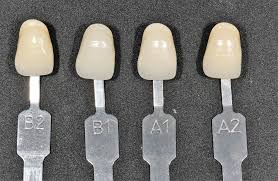
#> input picture proje/images.jpeg, 278 x 181 px
$ jupyter execute disdetectetme.ipynb
#> lines starting #> are read from the running program, lines starting #| are printed output that depends on the picture; after the words box and inside, x2 and y2 are one past the last pixel; in counts of white or black regions, pixels touching at a corner belong together
[cell 1]
import cv2
import numpy as np
import pandas as pd

# Vita renk skalası dosyasını yükleyin
csv = pd.read_csv('detailed_vita.csv')
#> (reads proje/detailed_vita.csv from the repository)

# En yakın rengi bulmak için kullanılan fonksiyon
def getColorName(R, G, B):
    minimum = 10000
    cname = "Unknown"
    for i in range(len(csv)):
        d = abs(R - int(csv.loc[i, "R"])) + abs(G - int(csv.loc[i, "G"])) + abs(B - int(csv.loc[i, "B"]))
        if d <= minimum:
            minimum = d
            cname = csv.loc[i, "color_name"]
    return cname

# Resmi yükleyin
img_path = "images.jpeg"
img = cv2.imread(img_path)
#> img is the input picture: shape (181, 278, 3); mean B, G, R 110.9, 113.8, 115.3
img_resized = cv2.resize(img, (800, 400))  # Görüntüyü yeniden boyutlandırın
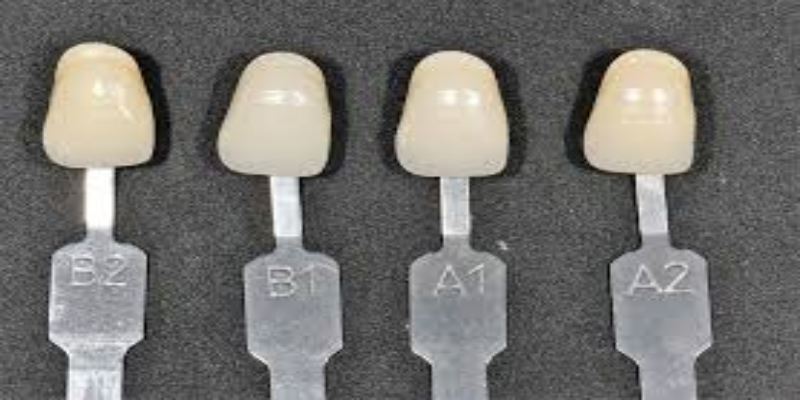
#> img_resized: shape (400, 800, 3); mean B, G, R 110.7, 113.7, 115.2

# Gri tonlamalı resme dönüştürün
gray = cv2.cvtColor(img_resized, cv2.COLOR_BGR2GRAY)
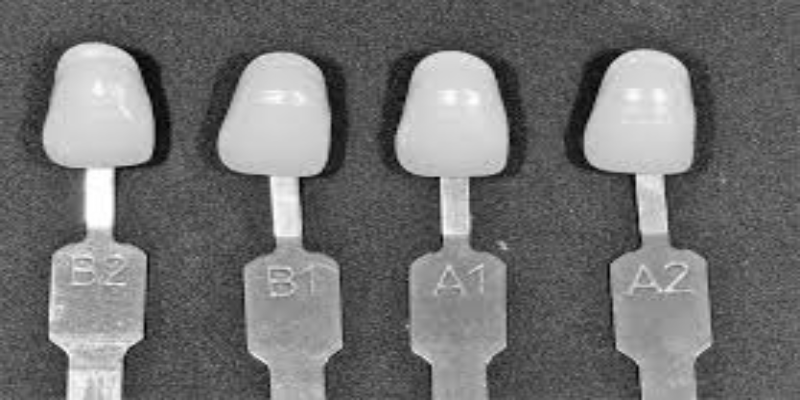
#> gray: shape (400, 800); min 3, max 255, mean 113.8

# Görüntüyü bulanıklaştırarak gürültüyü azaltın
blurred = cv2.medianBlur(gray, 5)

# Hough Daire Dönüşümü ile daireleri tespit edin
circles = cv2.HoughCircles(blurred, cv2.HOUGH_GRADIENT, dp=1.2, minDist=50,
                           param1=50, param2=30, minRadius=10, maxRadius=50)
#> circles = 49 rows, first 8: [79.8, 301.8, 49.24], [151.8, 300.6, 49.24], [646.2, 97.8, 49.24], [594.6, 216.6, 43.96], [535.8, 238.2, 49.24], [565.8, 322.2, 49.24], [210.6, 319.8, 49.24], [211.8, 244.2, 37.36]

# Eğer daireler tespit edildiyse
if circles is not None:
    circles = np.round(circles[0, :]).astype("int")
#> circles = 49 rows, first 8: [80, 302, 49], [152, 301, 49], [646, 98, 49], [595, 217, 44], [536, 238, 49], [566, 322, 49], [211, 320, 49], [212, 244, 37]
    for (x, y, r) in circles:
        # Dairenin içindeki ortalama rengi alın
        mask = np.zeros_like(img_resized)
        cv2.circle(mask, (x, y), r, (255, 255, 255), -1)
        mean_val = cv2.mean(img_resized, mask=mask[:,:,0])

        # Ortalama RGB değerini al
        r_val, g_val, b_val = int(mean_val[2]), int(mean_val[1]), int(mean_val[0])

        # En yakın Vita rengini bulun
        color_name = getColorName(r_val, g_val, b_val)

        # Dairenin etrafına çember çizin ve renk ismini yazdırın
        cv2.circle(img_resized, (x, y), r, (0, 255, 0), 3)
        cv2.putText(img_resized, color_name, (x - r, y - r - 10), cv2.FONT_HERSHEY_SIMPLEX, 0.6, (0, 0, 255), 2)
#> this loop made 49 passes
#> (x, y, r, mean_val, r_val, g_val, b_val, color_name) on passes 1 to 10: (80, 302, 49, (164.1, 159.5, 158.7, 0), 158, 159, 164, 'C3 (lighter)'), (152, 301, 49, (105.5, 116.8, 103.7, 0), 103, 116, 105, 'C4 (darker)'), (646, 98, 49, (179.6, 208, 223.9, 0), 223, 208, 179, 'C1 (lighter)'), (595, 217, 44, (81, 82.04, 81.75, 0), 81, 82, 81, 'C4 (darker)'), (536, 238, 49, (82.03, 95.55, 82.07, 0), 82, 95, 82, 'C4 (darker)'), (566, 322, 49, (80.47, 87.44, 80.28, 0), 80, 87, 80, 'C4 (darker)'), (211, 320, 49, (83.49, 97.56, 82.54, 0), 82, 97, 83, 'C4 (darker)'), (212, 244, 37, (65.38, 82.56, 108.7, 0), 108, 82, 65, 'C4 (darker)'), (722, 215, 49, (89.26, 89.35, 89.29, 0), 89, 89, 89, 'C4 (darker)'), (752, 335, 44, (92.38, 92.12, 92.29, 0), 92, 92, 92, 'C4 (darker)')
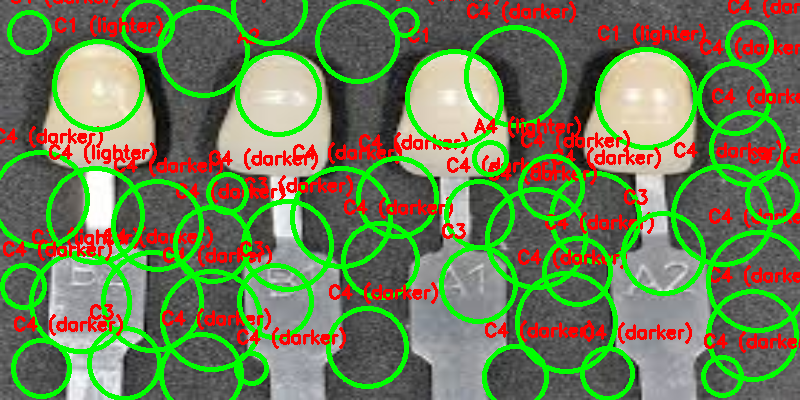
#> img_resized: shape (400, 800, 3); mean B, G, R 85.3, 127.3, 109.4
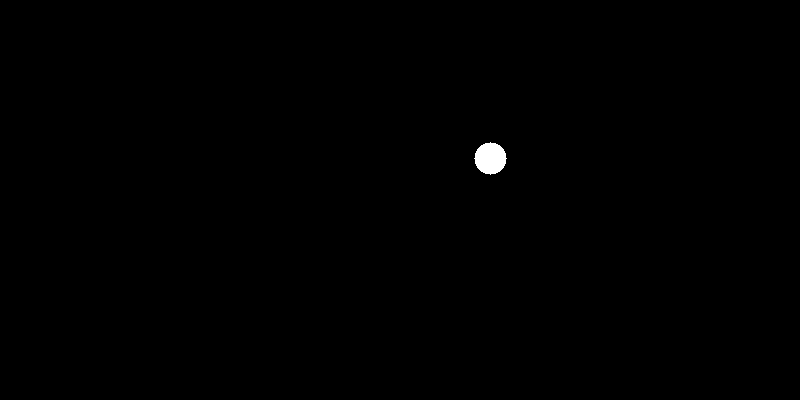
#> mask: shape (400, 800, 3); 0.25% white; 1 white region, box (x1, y1, x2, y2) and area: (474, 142, 507, 175) 797

# Sonuçları gösterin
cv2.imshow("Detected Teeth Colors", img_resized)
cv2.waitKey(0)
cv2.destroyAllWindows()
